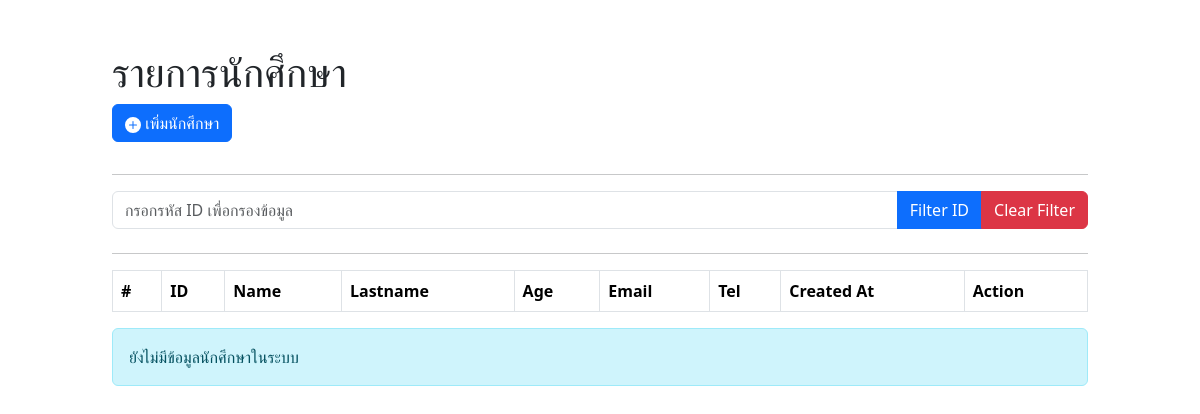
Before: / with the older database file.
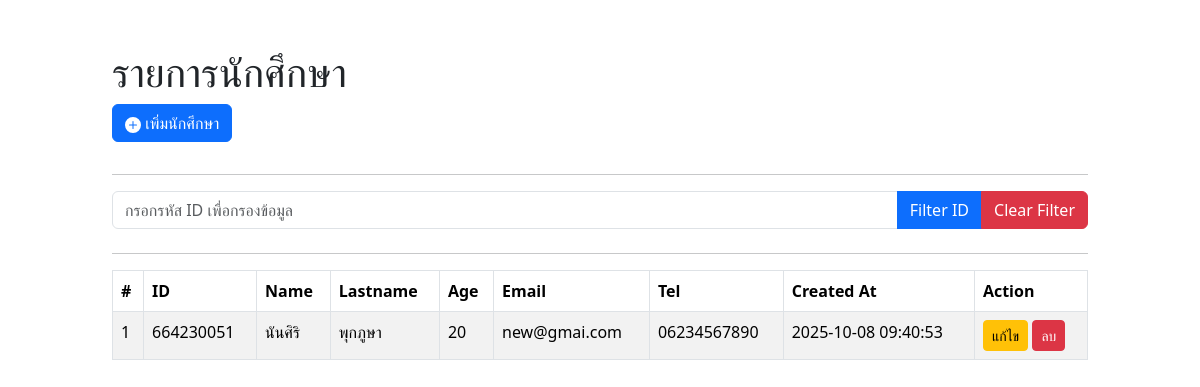
After: the same page with the newer database file.
### tables this page shows
CREATE TABLE `tb_664230051` (
  `No` int(5) NOT NULL COMMENT 'ลำดับ',
  `ID` varchar(9) NOT NULL COMMENT 'รหัสนักศึกษา',
  `fname` varchar(100) NOT NULL COMMENT 'ชื่อ',
  `lname` varchar(100) NOT NULL COMMENT 'นามสกุล',
  `Email` varchar(100) NOT NULL COMMENT 'อีเมล',
  `Tel` varchar(20) NOT NULL COMMENT 'เบอร์โทร',
  `Created At` timestamp NOT NULL DEFAULT current_timestamp() ON UPDATE current_timestamp() COMMENT 'เวลาสร้าง',
  `Age` varchar(2) NOT NULL COMMENT 'อายุ'
);

### index.php (the view, shortened to what this page needs)
<?php
require_once 'config.php';
$tablename = "tb_664230051";
$data = [];
$filterStudents = [];
try {
    $sql = "SELECT `No`, `ID`, `fName`, `lName`, `Age`, `Email`, `Tel`, `Created At` FROM `$tablename`";
    $stmt = $conn->prepare($sql);
    $stmt->execute();
    $data = $stmt->fetchAll(PDO::FETCH_ASSOC);
    $filterStudents = $data;
} catch (PDOException $e) {
    $error = "Database Error (SELECT): " . $e->getMessage();
    $filterStudents = [];
}
?>
<!DOCTYPE html>
<html lang="en">
<head>
    <link rel="stylesheet" href="https://cdn.jsdelivr.net/npm/bootstrap@5.3.2/dist/css/bootstrap.min.css">
    <link href="https://cdn.datatables.net/2.0.8/css/dataTables.dataTables.min.css" rel="stylesheet">
</head>
<body>
    <div class="container mt-5">
        <h1>รายการนักศึกษา</h1>
        <a href="adduser.php" class="btn btn-primary mb-3">
            <svg xmlns="http://www.w3.org/2000/svg" width="16" height="16" fill="currentColor" class="bi bi-plus-circle-fill" viewBox="0 0 16 16">
                <path d="M16 8A8 8 0 1 1 0 8a8 8 0 0 1 16 0M8.5 4.5a.5.5 0 0 0-1 0v3h-3a.5.5 0 0 0 0 1h3v3a.5.5 0 0 0 1 0v-3h3a.5.5 0 0 0 0-1h-3z"/>
            </svg>
            เพิ่มนักศึกษา
        </a>
        <hr>
        <form action="index.php" method="POST" class="mb-4">
            <div class="input-group">
                <input type="text" name="filter_id" placeholder="กรอกรหัส ID เพื่อกรองข้อมูล" class="form-control" value="<?= $_POST['filter_id'] ?? '' ?>">
                <button type="submit" class="btn btn-primary">Filter ID</button>
                <a href="index.php" class="btn btn-danger">Clear Filter</a>
            </div>
        </form>
        <hr>
        <table id="studentTable" class="table table-striped table-bordered">
            <thead>
                <tr>
                    <th>#</th>
                    <th>ID</th>
                    <th>Name</th>
                    <th>Lastname</th>
                    <th>Age</th>
                    <th>Email</th>
                    <th>Tel</th>
                    <th>Created At</th>
                    <th>Action</th>
                </tr>
            </thead>
            <tbody>
                <?php $i = 1; ?>
                <?php foreach ($filterStudents as $student) : ?>
                    <tr>
                        <td><?= $i++ ?></td>
                        <td><?= htmlspecialchars($student["ID"] ?? '') ?></td>
                        <td><?= htmlspecialchars($student["fName"] ?? '') ?></td>
                        <td><?= htmlspecialchars($student["lName"] ?? '') ?></td>
                        <td><?= htmlspecialchars($student["Age"] ?? '') ?></td>
                        <td><?= htmlspecialchars($student["Email"] ?? '') ?></td>
                        <td><?= htmlspecialchars($student["Tel"] ?? '') ?></td>
                        <td><?= htmlspecialchars($student["Created At"] ?? '') ?></td>
                        <td>
                            <a href="edit_user.php?no=<?= $student["No"] ?? '' ?>" class="btn btn-sm btn-warning">แก้ไข</a>
                            <a href="index.php?action=delete&no=<?= $student["No"] ?? '' ?>"
                                class="btn btn-sm btn-danger"
                                onclick="return confirm('คุณต้องการลบข้อมูลนักศึกษา <?= $student['fName'] ?? 'นี้' ?> ใช่หรือไม่?');">ลบ</a>
                        </td>
                    </tr>
                <?php endforeach; ?>
            </tbody>
        </table>
        <?php if (empty($data) && empty($_POST['filter_id'])) : ?>
            <div class="alert alert-info">ยังไม่มีข้อมูลนักศึกษาในระบบ</div>
        <?php endif; ?>
    </div>
</body>
</html>

### index.php (style rules this page uses)
.container { max-width: 1000px; }

Changed rows visible on the page:
added tb_664230051: ID "664230051", fname "นันศิริ", lname "พุกภูษา", Age "20", Email "new@gmai.com", Tel "06234567890", Created At "2025-10-08 09:40:53"
Other visible differences:
text no longer shown: "ยังไม่มีข้อมูลนักศึกษาในระบบ"
